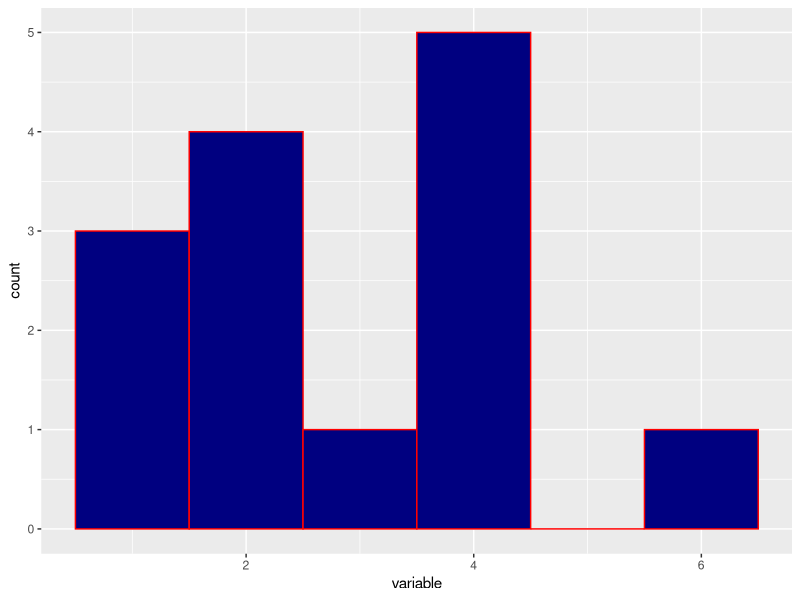

This chart was generated by the following R code:
## ---- chunk 1
library(tidyverse)
## ---- chunk 2
2+3
(4^2/2)
## ---- chunk 3

## ---- chunk 4
a <- 3+2
b <- a*4
c <- a+b
a 
b
c
## ---- chunk 5

## ---- chunk 6
c(1,2,3,4,5)
numeric_vector <- c(1,2,3,4,5)
numeric_vector
## ---- chunk 7
c("apple", "b", "c", "d")
character_vector <- c("a", "b", "c", "d")
character_vector
## ---- chunk 8

## ---- chunk 9
age_col_df <- data.frame(age = c(16, 17, 18, 18, 19), 
                         favorite_color = c("red", "blue", "red", "green", "blue"))
age_col_df
## ---- chunk 10

## ---- chunk 11
example_data <- data.frame(variable = c(1,2,2,2,3,4,4,4,4,4,2,6,1,1))

histogram_example <- example_data %>%
                  ggplot(aes(x = variable)) +
                  geom_histogram(binwidth = 1, fill = "navy blue", color = "red")
histogram_example
